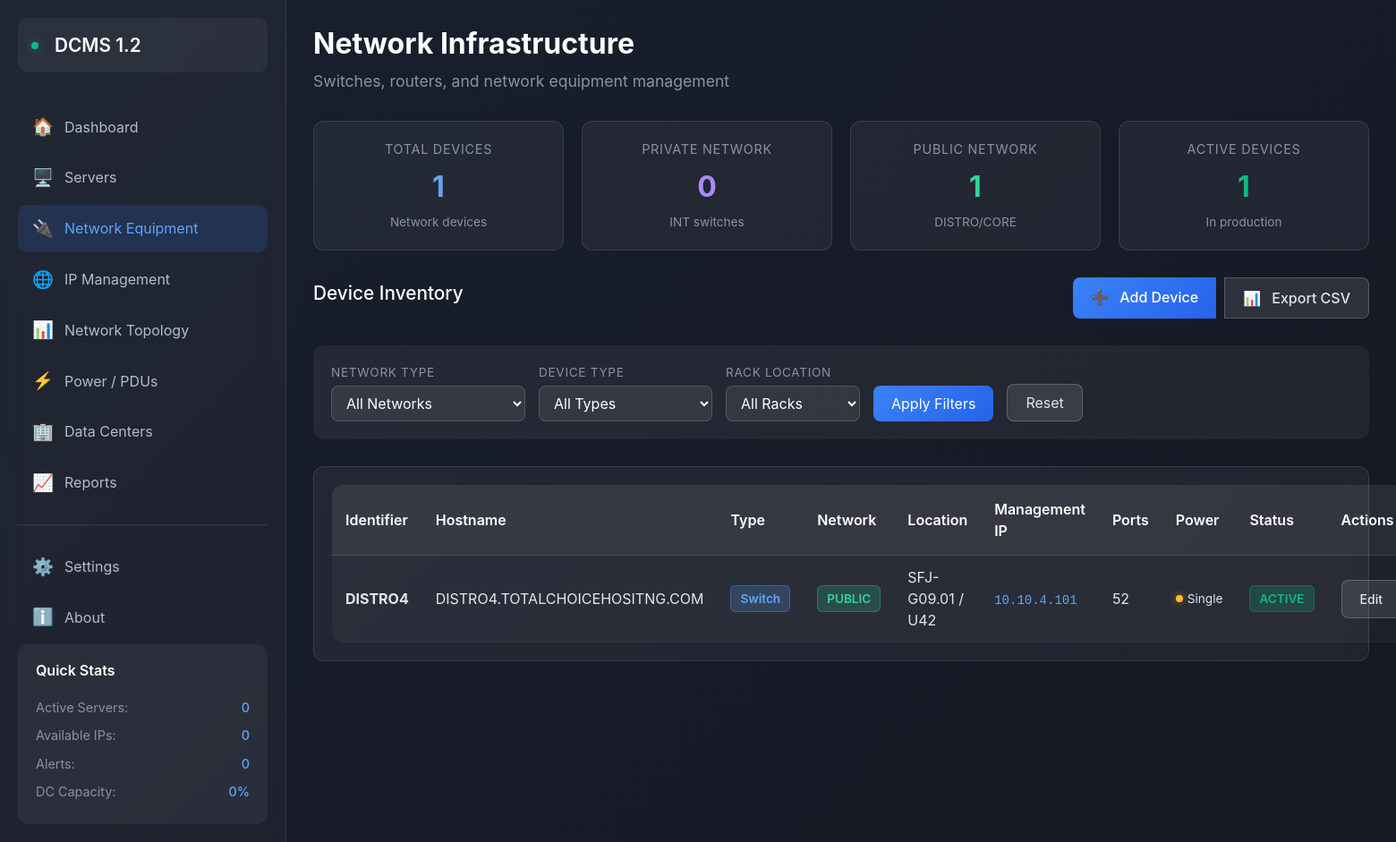
The page /network-devices/ on the database its author committed.
### models/network_device.py (models this page shows, shortened)
class NetworkDevice(db.Model):
    __tablename__ = 'network_devices'
    id = db.Column(db.Integer, primary_key=True)
    hostname = db.Column(db.String(100), unique=True, nullable=False)  # TCH-SFJ-INT5
    identifier = db.Column(db.String(50), nullable=False)  # INT5 (what you call it day-to-day)
    device_type = db.Column(db.String(50), nullable=False)  # Switch, Router, Firewall
    device_role = db.Column(db.String(50))  # Core, Distribution, Access
    network_type = db.Column(db.String(20), nullable=False)  # private or public - REQUIRED!
    manufacturer = db.Column(db.String(50))  # Cisco, Arista, etc.
    model = db.Column(db.String(100))  # Catalyst 2960, etc.
    serial_number = db.Column(db.String(100))
    software_version = db.Column(db.String(100))  # IOS version, etc.
    rack_id = db.Column(db.Integer, db.ForeignKey('racks.id'), nullable=False)
    start_u = db.Column(db.Integer, nullable=False)  # Where in the rack
    size_u = db.Column(db.Integer, nullable=False, default=1)  # How many U it takes
    management_ip = db.Column(db.String(45))  # 10.10.5.236
    port_count = db.Column(db.Integer)  # 24, 48, etc.
    pdu_1_id = db.Column(db.Integer, db.ForeignKey('pdus.id'))
    pdu_1_outlet = db.Column(db.Integer)
    pdu_2_id = db.Column(db.Integer, db.ForeignKey('pdus.id'))  # Optional redundant
    pdu_2_outlet = db.Column(db.Integer)
    power_consumption = db.Column(db.Float)  # Watts
    status = db.Column(db.String(20), default='active')  # active, spare, failed
    notes = db.Column(db.Text)
    created_at = db.Column(db.DateTime, default=datetime.utcnow)
    updated_at = db.Column(db.DateTime, default=datetime.utcnow, onupdate=datetime.utcnow)
    rack = db.relationship('Rack', backref='network_devices', foreign_keys=[rack_id])
    pdu_1 = db.relationship('PDU', foreign_keys=[pdu_1_id], backref='primary_power_devices')
    pdu_2 = db.relationship('PDU', foreign_keys=[pdu_2_id], backref='redundant_power_devices')
    @property
    def rack_position(self):
        if self.size_u == 1:
            return f"U{self.start_u}"
        else:
            return f"U{self.start_u}-U{self.start_u + self.size_u - 1}"
    @property
    def has_redundant_power(self):
        return self.pdu_1_id is not None and self.pdu_2_id is not None

### models/datacenter.py (models this page shows, shortened)
class Rack(db.Model):
    __tablename__ = 'racks'
    id = db.Column(db.Integer, primary_key=True)
    floor_id = db.Column(db.Integer, db.ForeignKey('floors.id'), nullable=False)
    rack_id = db.Column(db.String(20), unique=True, nullable=False)  # Full ID like SFJ-G09.01
    row_number = db.Column(db.String(10), nullable=False)  # G09
    cabinet_number = db.Column(db.String(10), nullable=False)  # 01
    u_height = db.Column(db.Integer, nullable=False, default=42)  # Total U height
    u_used = db.Column(db.Integer, default=0)  # Currently used U spaces
    power_capacity = db.Column(db.Float)  # Total power capacity in amps
    power_used = db.Column(db.Float, default=0)  # Currently used power
    rack_code = db.Column(db.String(4))  # 4-digit code to unlock rack (e.g., "1234")
    notes = db.Column(db.Text)
    created_at = db.Column(db.DateTime, default=datetime.utcnow)
    updated_at = db.Column(db.DateTime, default=datetime.utcnow, onupdate=datetime.utcnow)
    pdus = db.relationship('PDU', backref='rack', lazy='dynamic', cascade='all, delete-orphan')

### routes/network_devices.py (the view)
@network_devices_bp.route('/')
def index():
    network_type = request.args.get('network_type', 'all')
    device_type = request.args.get('device_type', 'all')
    rack_id = request.args.get('rack', 'all')
    query = NetworkDevice.query
    if network_type != 'all':
        query = query.filter_by(network_type=network_type)
    if device_type != 'all':
        query = query.filter_by(device_type=device_type)
    if rack_id != 'all':
        query = query.filter_by(rack_id=int(rack_id))
    devices = query.order_by(NetworkDevice.identifier).all()
    racks = Rack.query.order_by(Rack.rack_id).all()
    total_devices = NetworkDevice.query.count()
    private_count = NetworkDevice.query.filter_by(network_type='private').count()
    public_count = NetworkDevice.query.filter_by(network_type='public').count()
    active_count = NetworkDevice.query.filter_by(status='active').count()
    devices_by_rack = {}
    for device in devices:
        if device.rack.rack_id not in devices_by_rack:
            devices_by_rack[device.rack.rack_id] = []
        devices_by_rack[device.rack.rack_id].append(device)
    return render_template('network_devices/index.html',
                         devices=devices,
                         devices_by_rack=devices_by_rack,
                         racks=racks,
                         total_devices=total_devices,
                         private_count=private_count,
                         public_count=public_count,
                         active_count=active_count,
                         current_filters={
                             'network_type': network_type,
                             'device_type': device_type,
                             'rack': rack_id
                         })

### templates/network_devices/index.html (shortened to what this page needs)
{% extends "base.html" %}
{% block content %}
<div class="page-header">
    <h1 class="page-title">Network Infrastructure</h1>
    <p class="page-subtitle">Switches, routers, and network equipment management</p>
</div>
<div class="summary-cards">
    <div class="summary-card">
        <div class="summary-label">Total Devices</div>
        <div class="summary-value total">{{ total_devices }}</div>
        <div class="summary-subtitle">Network devices</div>
    </div>
    <div class="summary-card">
        <div class="summary-label">Private Network</div>
        <div class="summary-value private">{{ private_count }}</div>
        <div class="summary-subtitle">INT switches</div>
    </div>
    <div class="summary-card">
        <div class="summary-label">Public Network</div>
        <div class="summary-value public">{{ public_count }}</div>
        <div class="summary-subtitle">DISTRO/CORE</div>
    </div>
    <div class="summary-card">
        <div class="summary-label">Active Devices</div>
        <div class="summary-value active">{{ active_count }}</div>
        <div class="summary-subtitle">In production</div>
    </div>
</div>
<div class="action-bar">
    <h2 style="color: #fff; font-size: 1.3rem;">Device Inventory</h2>
    <div class="btn-group">
        <a href="{{ url_for('network_devices.add_device') }}" class="btn btn-primary">
            <span style="margin-right: 8px;">➕</span> Add Device
        </a>
        <button class="btn btn-secondary" onclick="exportTable()">
            <span style="margin-right: 8px;">📊</span> Export CSV
        </button>
    </div>
</div>
<div class="filter-bar">
    <form method="GET" action="{{ url_for('network_devices.index') }}" style="display: contents;">
        <div class="filter-group">
            <label class="filter-label">Network Type</label>
            <select name="network_type" class="filter-select">
                <option value="all" {% if current_filters.network_type == 'all' %}selected{% endif %}>All Networks</option>
            </select>
        </div>
        <div class="filter-group">
            <label class="filter-label">Device Type</label>
            <select name="device_type" class="filter-select">
                <option value="all" {% if current_filters.device_type == 'all' %}selected{% endif %}>All Types</option>
            </select>
        </div>
        <div class="filter-group">
            <label class="filter-label">Rack Location</label>
            <select name="rack" class="filter-select">
                <option value="all" {% if current_filters.rack == 'all' %}selected{% endif %}>All Racks</option>
            </select>
        </div>
        <button type="submit" class="btn-apply-filter">Apply Filters</button>
        <a href="{{ url_for('network_devices.index') }}" class="btn-reset-filter">Reset</a>
    </form>
</div>
<div class="card">
    <div class="card-body" style="padding: 0;">
        {% if devices %}
        <table class="device-table" style="width: 100%;">
            <thead>
                <tr>
                    <th>Identifier</th>
                    <th>Hostname</th>
                    <th>Type</th>
                    <th>Network</th>
                    <th>Location</th>
                    <th>Management IP</th>
                    <th>Ports</th>
                    <th>Power</th>
                    <th>Status</th>
                    <th>Actions</th>
                </tr>
            </thead>
            <tbody>
                {% for device in devices %}
                <tr>
                    <td><strong>{{ device.identifier }}</strong></td>
                    <td>{{ device.hostname }}</td>
                    <td>
                        <span class="device-type-badge">{{ device.device_type }}</span>
                    </td>
                    <td>
                        <span class="network-badge {{ device.network_type }}">
                            {{ device.network_type|upper }}
                        </span>
                    </td>
                    <td>
                        {{ device.rack.rack_id }} / {{ device.rack_position }}
                    </td>
                    <td>
                        {% if device.management_ip %}
                            <code style="color: #60a5fa;">{{ device.management_ip }}</code>
                        {% else %}
                            <span style="color: #6b7280;">-</span>
                        {% endif %}
                    </td>
                    <td>
                        {% if device.port_count %}
                            {{ device.port_count }}
                        {% else %}
                            <span style="color: #6b7280;">-</span>
                        {% endif %}
                    </td>
                    <td>
                        <div class="power-status">
                            {% if device.has_redundant_power %}
                                <span class="power-indicator redundant"></span>
                                <span style="font-size: 0.85rem;">Redundant</span>
                            {% elif device.pdu_1_id or device.pdu_2_id %}
                                <span class="power-indicator single"></span>
                                <span style="font-size: 0.85rem;">Single</span>
                            {% else %}
                                <span class="power-indicator none"></span>
                                <span style="font-size: 0.85rem; color: #6b7280;">None</span>
                            {% endif %}
                        </div>
                    </td>
                    <td>
                        <span class="status-badge {{ device.status }}">
                            {{ device.status|upper }}
                        </span>
                    </td>
                    <td>
                        <div class="btn-group">
                            <a href="{{ url_for('network_devices.edit_device', device_id=device.id) }}"
                               class="btn btn-sm btn-secondary">Edit</a>
                        </div>
                    </td>
                </tr>
                {% endfor %}
            </tbody>
        </table>
        {% endif %}
    </div>
</div>
{% endblock %}

### templates/base.html (style rules this page uses)
* { margin: 0; padding: 0; box-sizing: border-box; }
body { background: linear-gradient(135deg, #1a1f2e 0%, #151923 100%); color: #e4e6eb; font-family: -apple-system, BlinkMacSystemFont, 'Segoe UI', Roboto, Oxygen, Ubuntu, sans-serif; min-height: 100vh; display: flex; }
.card { background: rgba(255, 255, 255, 0.05); backdrop-filter: blur(10px); border: 1px solid rgba(255, 255, 255, 0.1); border-radius: 12px; padding: 20px; margin-bottom: 20px; color: #e4e6eb; }
.btn-primary { background: linear-gradient(135deg, #3b82f6, #2563eb); border: none; border-radius: 8px; padding: 10px 20px; font-weight: 500; transition: all 0.2s ease; }
.btn-secondary { background: rgba(255, 255, 255, 0.1); border: 1px solid rgba(255, 255, 255, 0.2); border-radius: 8px; padding: 10px 20px; font-weight: 500; color: #e4e6eb; transition: all 0.2s ease; }
.page-header { margin-bottom: 30px; }
.page-title { font-size: 2rem; font-weight: 700; color: #fff; margin-bottom: 10px; }
.page-subtitle { color: #8b92a5; font-size: 1.1rem; }

### templates/network_devices/index.html (style rules this page uses)
.summary-cards { display: grid; grid-template-columns: repeat(auto-fit, minmax(200px, 1fr)); gap: 20px; margin-bottom: 30px; }
.summary-card { background: rgba(255, 255, 255, 0.05); border-radius: 12px; padding: 20px; text-align: center; border: 1px solid rgba(255, 255, 255, 0.1); }
.summary-label { color: #8b92a5; font-size: 0.9rem; margin-bottom: 8px; text-transform: uppercase; letter-spacing: 0.05em; }
.summary-value { font-size: 2rem; font-weight: 700; margin-bottom: 5px; }
.summary-value.total { color: #60a5fa; }
.summary-value.private { color: #a78bfa; }
.summary-value.public { color: #34d399; }
.summary-value.active { color: #10b981; }
.summary-subtitle { color: #8b92a5; font-size: 0.85rem; }
.filter-bar { background: rgba(255, 255, 255, 0.05); border-radius: 12px; padding: 20px; margin-bottom: 30px; display: flex; gap: 15px; align-items: center; flex-wrap: wrap; }
.filter-group { display: flex; flex-direction: column; gap: 5px; }
.filter-label { color: #8b92a5; font-size: 0.85rem; text-transform: uppercase; letter-spacing: 0.05em; }
.filter-select { background: rgba(255, 255, 255, 0.08); border: 1px solid rgba(255, 255, 255, 0.15); border-radius: 8px; padding: 8px 12px; color: #fff; min-width: 150px; cursor: pointer; }
.btn-apply-filter { background: linear-gradient(135deg, #3b82f6, #2563eb); border: none; color: white; padding: 8px 20px; border-radius: 8px; cursor: pointer; margin-top: auto; }
.btn-reset-filter { background: rgba(255, 255, 255, 0.1); border: 1px solid rgba(255, 255, 255, 0.2); color: #e4e6eb; padding: 8px 20px; border-radius: 8px; cursor: pointer; margin-top: auto; text-decoration: none; }
.device-table { background: rgba(255, 255, 255, 0.03); border-radius: 12px; overflow: hidden; }
.device-table th { background: rgba(255, 255, 255, 0.05); color: #fff; font-weight: 600; padding: 15px; text-align: left; border-bottom: 1px solid rgba(255, 255, 255, 0.1); }
.device-table td { color: #e4e6eb; padding: 12px 15px; border-bottom: 1px solid rgba(255, 255, 255, 0.03); }
.network-badge { padding: 4px 10px; border-radius: 6px; font-size: 0.85rem; font-weight: 600; display: inline-block; }
.network-badge.public { background: rgba(52, 211, 153, 0.2); color: #34d399; border: 1px solid rgba(52, 211, 153, 0.3); }
.device-type-badge { padding: 4px 10px; border-radius: 6px; font-size: 0.85rem; font-weight: 600; display: inline-block; background: rgba(96, 165, 250, 0.2); color: #60a5fa; border: 1px solid rgba(96, 165, 250, 0.3); }
.status-badge { padding: 4px 10px; border-radius: 6px; font-size: 0.85rem; font-weight: 600; display: inline-block; }
.status-badge.active { background: rgba(16, 185, 129, 0.2); color: #10b981; border: 1px solid rgba(16, 185, 129, 0.3); }
.power-status { display: flex; align-items: center; gap: 5px; }
.power-indicator { width: 8px; height: 8px; border-radius: 50%; }
.power-indicator.single { background: #fbbf24; box-shadow: 0 0 8px rgba(251, 191, 36, 0.5); }
.action-bar { display: flex; justify-content: space-between; align-items: center; margin-bottom: 30px; }
.btn-group { display: flex; gap: 10px; }

### rows shown on the page
NetworkDevice: identifier "DISTRO4", hostname "DISTRO4.TOTALCHOICEHOSITNG.COM", device_type "Switch", network_type "PUBLIC", rack.rack_id "SFJ-G09.01", rack_position "U42", management_ip "10.10.4.101", port_count "52", shows "Single", status "ACTIVE"

### other values the page prints
{{ total_devices }} "1"
{{ private_count }} "0"
{{ public_count }} "1"
{{ active_count }} "1"
